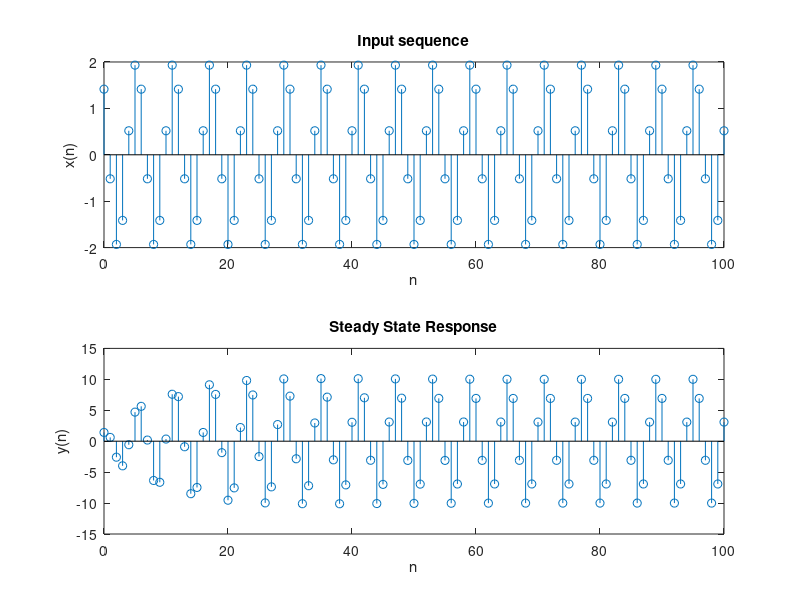
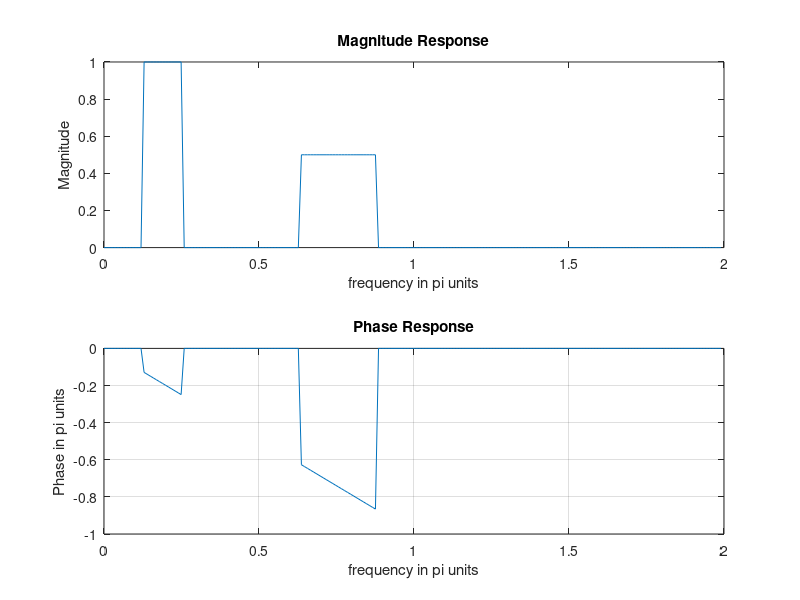
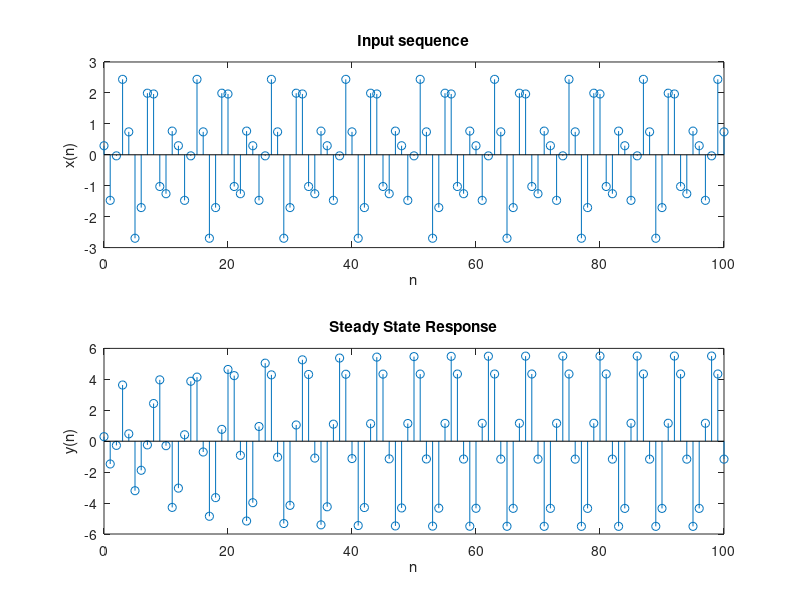
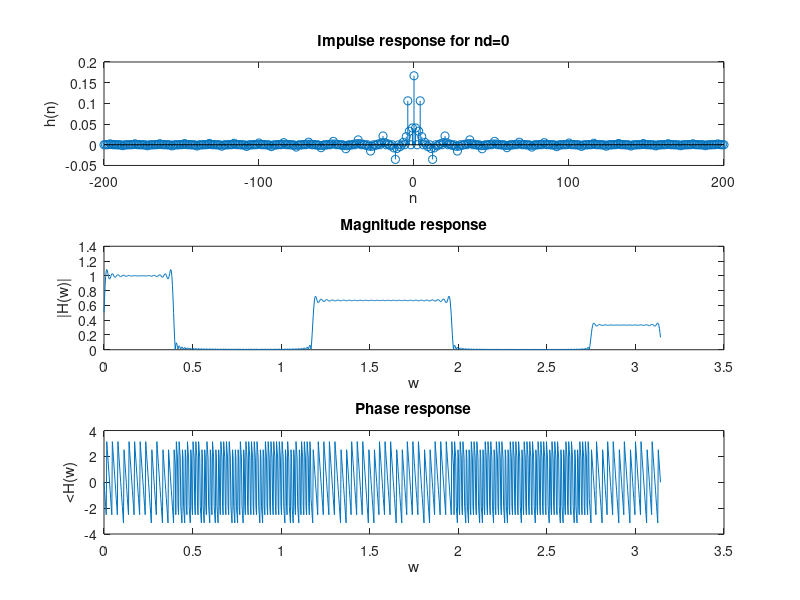

Write the MATLAB code that produced these figures, in order.
%% *Matlab Assignement*            
% *Ebad Syed*
% 
% 
% 
% *23.* An LTI system is described by the difference equation
% 
% *y[n] = bx[n] + 0.8y[n − 1] − 0.81y[n − 2].*

% Defining the LTI System

a = [1,-0.8,0.81];
b = [1];
%% 
% (d) Determine analytically the response y[n] to the *input x[n] = 2 cos(πn/3 
% + 45*).
% 
% *(e) Using MATLAB compute the steady-state response to x[n] above.*

n=[0:100];

% Defining x[n]
x = 2 * cos((1/3)*pi*n + 45*(pi/180));
% Calculating the Steady State Response
y = filter(b,a,x);

figure();
% Plotting the Input and Steady State Response
subplot(2,1,1); stem(n,x);
xlabel('n'); ylabel('x(n)'); title('Input sequence')
subplot(2,1,2); stem(n,y);
xlabel('n'); ylabel('y(n)'); title('Steady State Response')
%% 
% *31.* A multiband ideal bandpass filter is given by
% 
% 
% 
% *(c) From the above truncated impulse response, compute and plot the magnitude*
% 
% *response of the filter using MATLAB and compare it with the ideal filter 
% response.*

b1 = [0,1]; a1 = [1];
b2 = [0,0.5]; a2 = [1];

n=-100:1:100;

% Frequency Response

[h1,w1] = freqz(b1,a1,201,'whole');
[h2,w2] = freqz(b2,a2,201,'whole');

% Turncation based on limits

h00 = zeros(13,1);
h11 = h1(14:26);
h110 = zeros(38,1);
h22 = h2(64:88);
h220 = zeros(200-88,1);

% Final Response
h = cat(1,h00,h11,h110,h22,h220);

% Magnitude and Phase Plot
magH = abs(h); phaH = angle(h);
figure()
subplot(2,1,1);plot(w1/pi,magH);
xlabel('frequency in pi units'); ylabel('Magnitude');
title('Magnitude Response')
subplot(2,1,2);plot(w1/pi,phaH/pi);grid
xlabel('frequency in pi units'); ylabel('Phase in pi units');
title('Phase Response')
%% 
% 
% 
% *46.* An LTI system is described by the difference equation *y[n] = x[n] − 
% x[n − 4] −0.81y[n − 2] − 0.6561y[n − 4].*

a = [1,0,0.81,0,0.6561];
b = [1,0,0,0,-1];
%% 
% (d) Determine analytically the response y[n] to the input *x[n] = 2 cos(0.5πn+60)+sin(πn/3 
% − 45)*.
% 
% (e) Using MATLAB compute the steady-state response to x[n] above and verify 
% your
% 
% result.

n=[0:100];

% Defining x[n]
x = 2 * cos((1/2)*pi*n + 60*(pi/180)) + sin(pi*n/3 - 45*pi/180);
% Calculating the Steady State Response
y = filter(b,a,x);

figure();
% Plotting the Input and Steady State Response
subplot(2,1,1); stem(n,x);
xlabel('n'); ylabel('x(n)'); title('Input sequence')
subplot(2,1,2); stem(n,y);
xlabel('n'); ylabel('y(n)'); title('Steady State Response')
%% 
% 54
% 
% 

clear;
w1=linspace(0,pi/8,401);
w2=linspace(3*pi/8,5*pi/8,401);
w3=linspace(7*pi/8,pi,401);
k=0;
% Using synthesis equation we find the impulse response
for n=-200:1:200
    k=k+1;
    h1(k)=(1/(2*pi))*trapz(w1,exp(1i*w1*n));
    h2(k)=(1/(2*pi))*(2/3)*trapz(w2,exp(1i*w2*n));
    h3(k)=(1/(2*pi))*(1/3)*trapz(w3,exp(1i*w3*n));
end

% Complete Impulse Response is given by
h=h1+h2+h3;
n=-200:1:200;
figure()
subplot(311)
stem(n,h)
title('Impulse response for nd=0')
xlabel('n')
ylabel('h(n)')

%to find magnitude and phase of truncated impulse response h(n)
w=0:(pi/1000):pi;
[H,w]=freqz(h,1,w);
subplot(312)
plot(w,abs(H))
title('Magnitude response')
xlabel('w')
ylabel('|H(w)|')
subplot(313)
plot(w,angle(H))
title('Phase response')
xlabel('w')
ylabel('<H(w)')